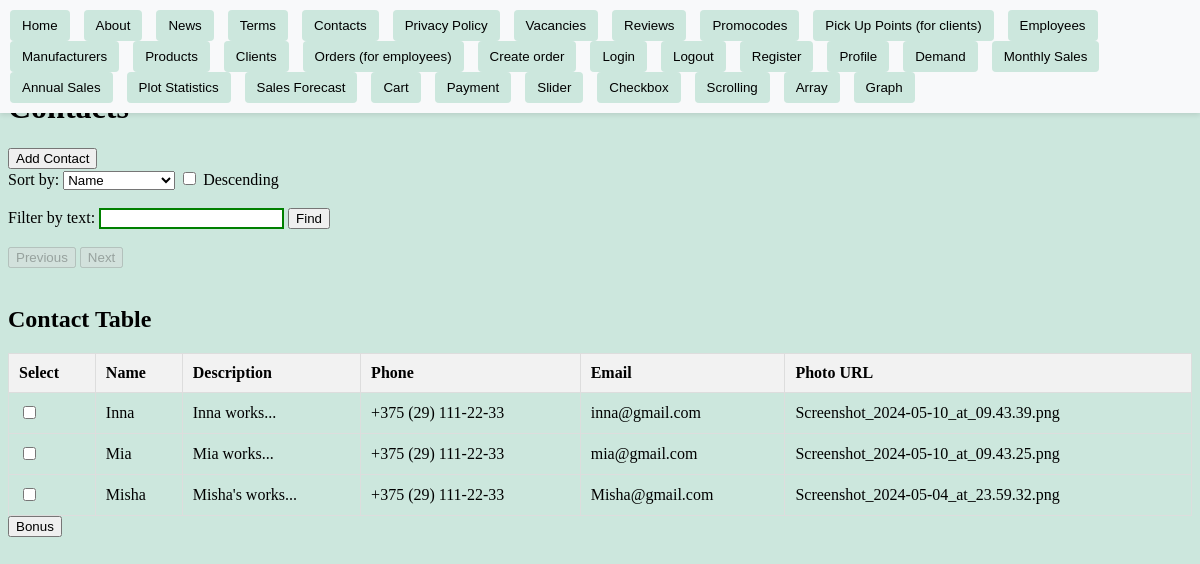
The page /contacts/ on the database as committed earlier.
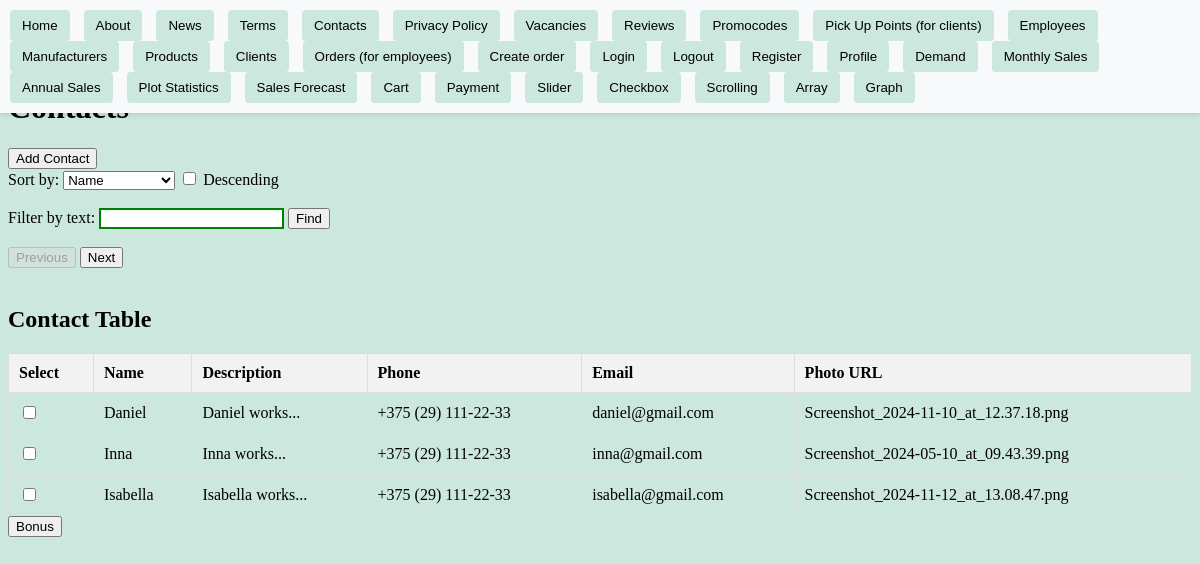
The same page on the database as committed later.
### store/models.py (models this page shows, shortened)
class Contact(models.Model):
    employee = models.OneToOneField("Employee", on_delete=models.CASCADE)
    description = models.TextField()
    photo = models.ImageField()

class Employee(models.Model):
    name = models.CharField(max_length=100)
    email = models.EmailField()
    phone_regex = RegexValidator(
        regex=r"^\+375 \(\d{2}\) \d{3}-\d{2}-\d{2}$",
        message="Phone number must be in the format '+375 (29) XXX-XX-XX'",
    )
    phone_number = models.CharField(validators=[phone_regex], max_length=20, null=True)
    age = models.PositiveIntegerField(validators=[MinValueValidator(18)])

### store/views/pages_views.py (the view)
# urls.py: path("contacts/", contacts_page_view, name="contacts"),
def contacts_page_view(request):
    contacts = Contact.objects.all()
    context = {"contacts": contacts}
    logger.log(settings.LOGGING_LEVELS["info"], "VIEW: contacts_page_view")
    return render(request, "pages/contacts_page.html", context)

### store/templates/pages/contacts_page.html (shortened to what this page needs)
{% extends "base.html" %}
{% block content %}
    {% include 'preloader.html' %}
<h1>Contacts</h1>
<button id="add-contact-button">Add Contact</button>
<div>
    <label for="sort-options">Sort by:</label>
    <select id="sort-options">
        <option value="name">Name</option>
    </select>
    <label>
        <input type="checkbox" id="sort-descending"> Descending
    </label>
</div>
<br>
<div>
    <label for="filter-input">Filter by text:</label>
    <input type="text" id="filter-input">
    <button id="filter-button">Find</button>
</div>
<br>
<div class="pagination-controls">
    <button id="prev-page" disabled>Previous</button>
    <button id="next-page">Next</button>
</div>
<br>
<h2>Contact Table</h2>
<table class="contact-table" id="contact-table">
    <thead>
        <tr>
            <th>Select</th>
            <th>Name</th>
            <th>Description</th>
            <th>Phone</th>
            <th>Email</th>
            <th>Photo URL</th>
        </tr>
    </thead>
    <tbody id="contact-list">
        {% for contact in contacts %}
        <tr class="contact-item" data-name="{{ contact.employee.name }}" data-description="{{ contact.description }}"
            data-phone="{{ contact.employee.phone_number }}" data-email="{{ contact.employee.email }}"
            data-photo="{{ contact.photo }}">
            <td><input type="checkbox" class="contact-checkbox"></td>
            <td>{{ contact.employee.name }}</td>
            <td>{{ contact.description }}</td>
            <td>{{ contact.employee.phone_number }}</td>
            <td>{{ contact.employee.email }}</td>
            <td>{{ contact.photo }}</td>
        </tr>
        {% endfor %}
    </tbody>
</table>
<button id="bonus-button">Bonus</button>
{% endblock content %}

Rows that differ between the two databases and show on the page:
no longer on this page (row unchanged): Contact: employee.name "Misha", description "Misha's works...", employee.phone_number "+375 (29) 111-22-33", employee.email "Misha@gmail.com", photo "Screenshot_2024-05-04_at_23.59.32.png"
no longer on this page (row unchanged): Contact: employee.name "Mia", description "Mia works...", employee.phone_number "+375 (29) 111-22-33", employee.email "mia@gmail.com", photo "Screenshot_2024-05-10_at_09.43.25.png"
added Contact: employee.name "Daniel", description "Daniel works...", employee.phone_number "+375 (29) 111-22-33", employee.email "daniel@gmail.com", photo "Screenshot_2024-11-10_at_12.37.18.png"
added Contact: employee.name "Isabella", description "Isabella works...", employee.phone_number "+375 (29) 111-22-33", employee.email "isabella@gmail.com", photo "Screenshot_2024-11-12_at_13.08.47.png"
